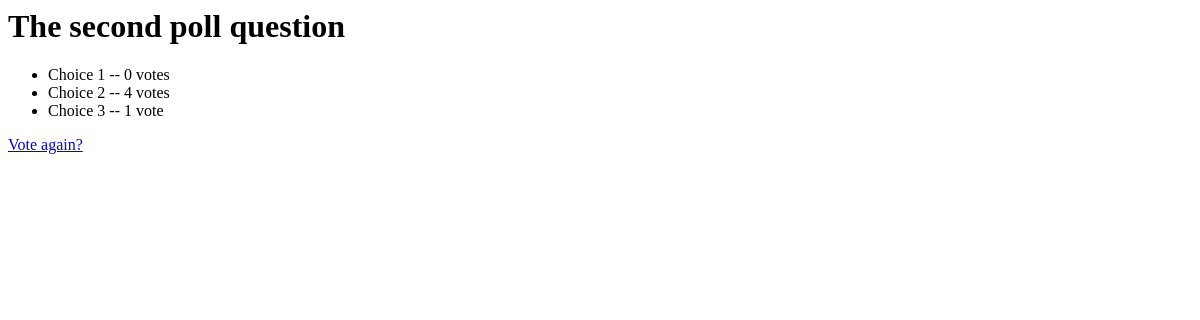
Page /polls/2/results/ on the earlier database version.
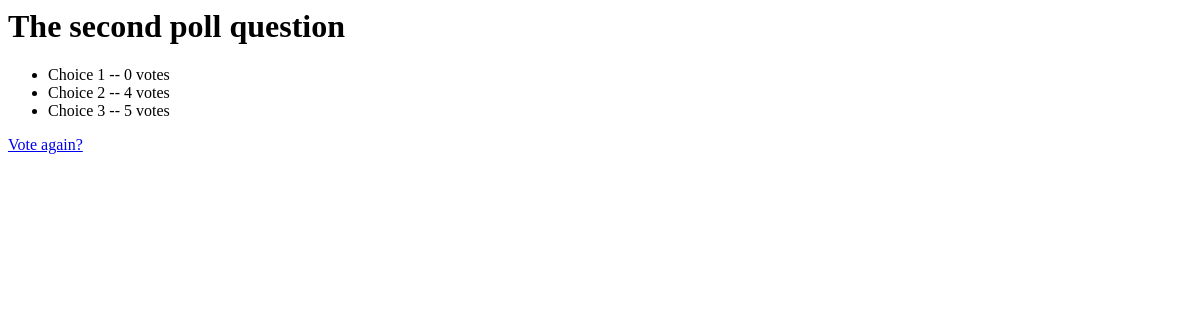
Same page on the later database version.
### polls/models.py (models this page shows, shortened)
class Question(models.Model):
    question_text = models.CharField(max_length=200)
    pub_date = models.DateTimeField('date published')
    def was_published_recently(self):
        now = timezone.now()
        temp = now - datetime.timedelta(days=1) <= self.pub_date <= now
        return now - datetime.timedelta(days=1) <= self.pub_date <= now
    was_published_recently.admin_order_field = 'pub_date'
    was_published_recently.short_description = 'Published recently?'

class Choice(models.Model):
    question = models.ForeignKey(Question)
    choice_text = models.CharField(max_length=200)
    votes = models.IntegerField(default=0)

### polls/views.py (the view)
# urls.py: url(r'^(?P<pk>\d+)/results/$', views.ResultsView.as_view(), name='results'),
class ResultsView(generic.DetailView):
    model = Question
    template_name = 'polls/results.html'

### polls/templates/polls/results.html
<h1>{{ question.question_text }}</h1>
<ul>
{% for choice in question.choice_set.all %}
    <li>{{ choice.choice_text }} -- {{ choice.votes }} vote{{ choice.votes|pluralize }}</li>
{% endfor %}
</ul>
<a href="{% url 'polls:detail' question.id %}">Vote again?</a>

Differences in the rows shown:
changed Choice "Choice 3": votes "1" → "5"
